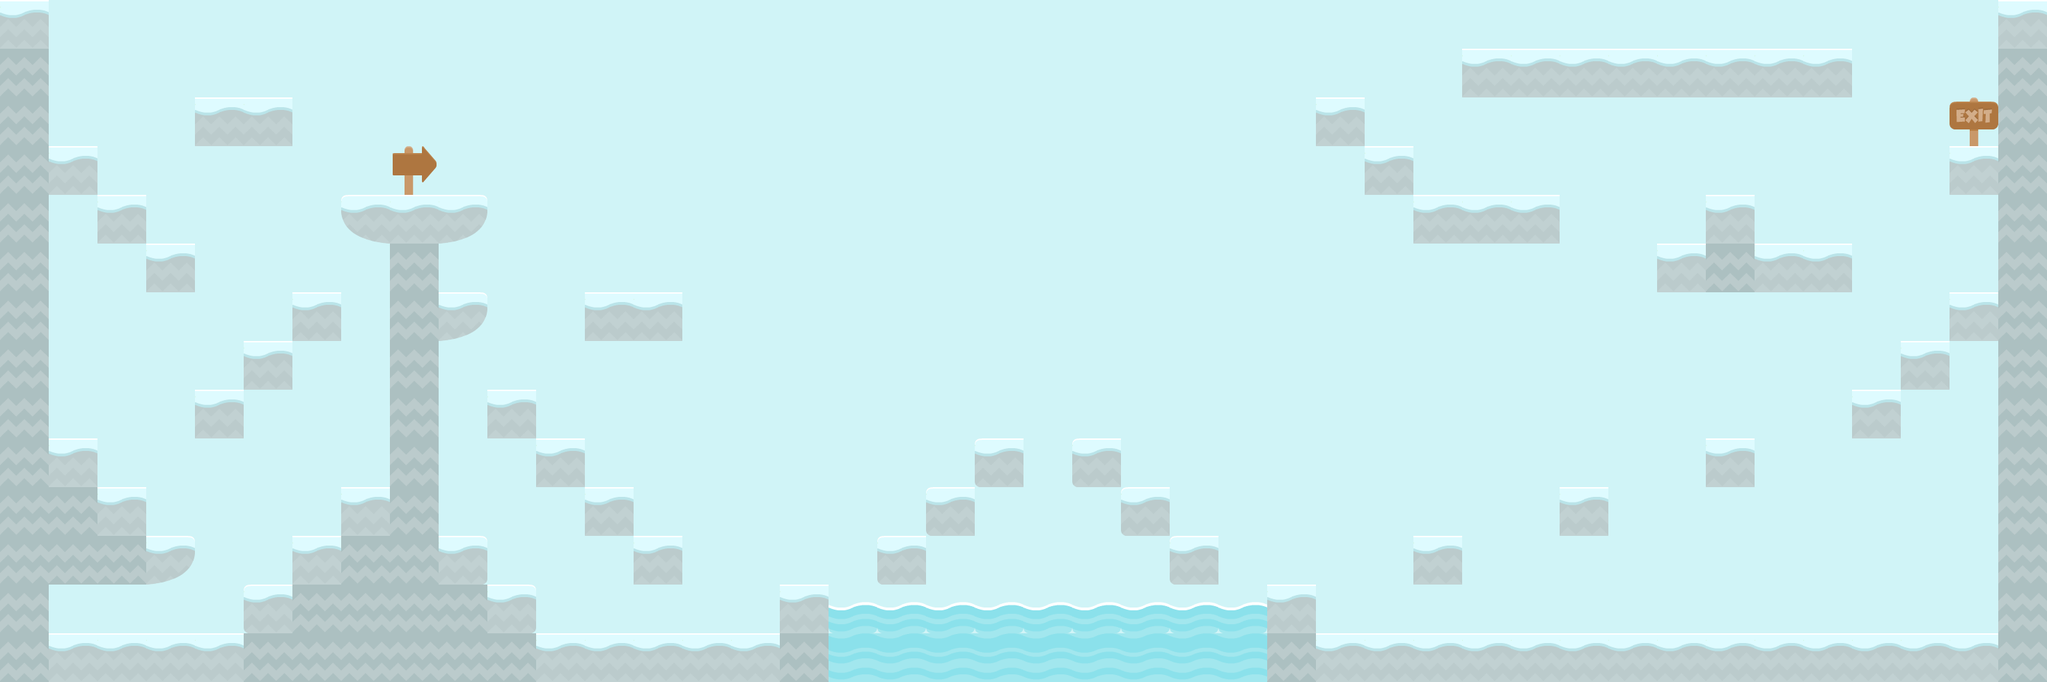

This is a level from a 2D game, rendered from its Tiled map with the project's own tilesets. A one-line summary and the map file follow, with tile-layer data summarised:
An orthogonal 42x14 tile map with 70x70 px tiles, 4 tile layers (BackgroundLayer, DecorationLayer, CollisionLayer, FruitLayer), 4 tilesets.

<map version="1.0" orientation="orthogonal" renderorder="left-up" width="42" height="14" tilewidth="70" tileheight="70" nextobjectid="19">
 <tileset firstgid="1" name="tiles_spritesheet" tilewidth="70" tileheight="70" spacing="2">
  <image source="../CutePack/Base pack/Tiles/tiles_spritesheet.png" trans="ff00ff" width="914" height="936" />
  <tile id="44">
   <properties>
    <property name="suelo" value="true" />
   </properties>
  </tile>
  <tile id="56">
   <properties>
    <property name="suelo" value="true" />
   </properties>
  </tile>
  <tile id="68">
   <properties>
    <property name="suelo" value="true" />
   </properties>
  </tile>
  <tile id="80">
   <properties>
    <property name="suelo" value="true" />
   </properties>
  </tile>
  <tile id="91">
   <properties>
    <property name="suelo" value="true" />
   </properties>
  </tile>
  <tile id="97">
   <properties>
    <property name="fruitType" value="apple" />
   </properties>
  </tile>
  <tile id="103">
   <properties>
    <property name="suelo" value="true" />
   </properties>
  </tile>
  <tile id="115">
   <properties>
    <property name="suelo" value="true" />
   </properties>
  </tile>
  <tile id="132">
   <properties>
    <property name="desplazable" value="true" />
    <property name="suelo" value="true" />
   </properties>
  </tile>
 </tileset>
 <tileset firstgid="157" name="fondo" tilewidth="70" tileheight="70" spacing="2">
  <image source="../CutePack/Base pack/bg.png" trans="ff00ff" width="256" height="256" />
 </tileset>
 <tileset firstgid="166" name="transparent" tilewidth="70" tileheight="70">
  <image source="../CutePack/transparent.png" width="70" height="70" />
  <tile id="0">
   <properties>
    <property name="tileType" value="air" />
   </properties>
  </tile>
 </tileset>
 <tileset firstgid="167" name="Frutas-01" tilewidth="70" tileheight="70">
  <image source="../CutePack/Frutas/Frutas-01.png" width="140" height="140" />
  <tile id="0">
   <properties>
    <property name="tileType" value="manzana" />
   </properties>
  </tile>
  <tile id="1">
   <properties>
    <property name="tileType" value="uva" />
   </properties>
  </tile>
  <tile id="2">
   <properties>
    <property name="tileType" value="sandia" />
   </properties>
  </tile>
  <tile id="3">
   <properties>
    <property name="tileType" value="pera" />
   </properties>
  </tile>
 </tileset>
 <layer name="BackgroundLayer" width="42" height="14">
  <data>[588 cells, 588 non-empty, 1 distinct tile ids]</data>
 </layer>
 <layer name="DecorationLayer" width="42" height="14">
  <data>[588 cells, 20 non-empty, 4 distinct tile ids]</data>
 </layer>
 <layer name="CollisionLayer" width="42" height="14">
  <data>[588 cells, 588 non-empty, 7 distinct tile ids]</data>
 </layer>
 <layer name="FruitLayer" width="42" height="14">
  <data>[588 cells, 25 non-empty, 4 distinct tile ids]</data>
 </layer>
</map>
